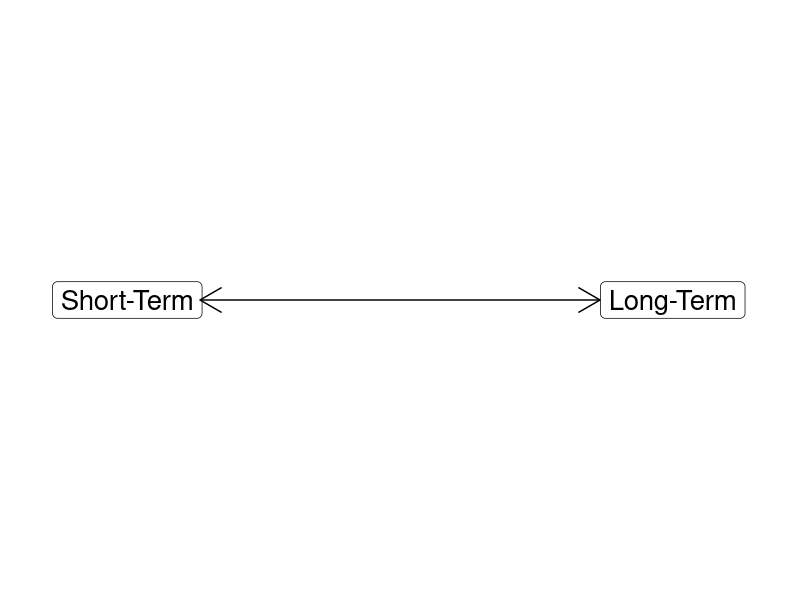
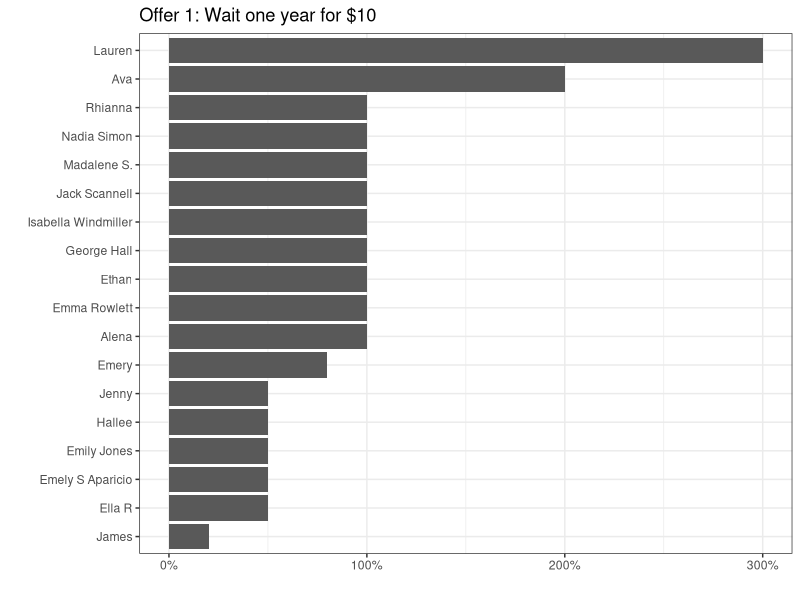
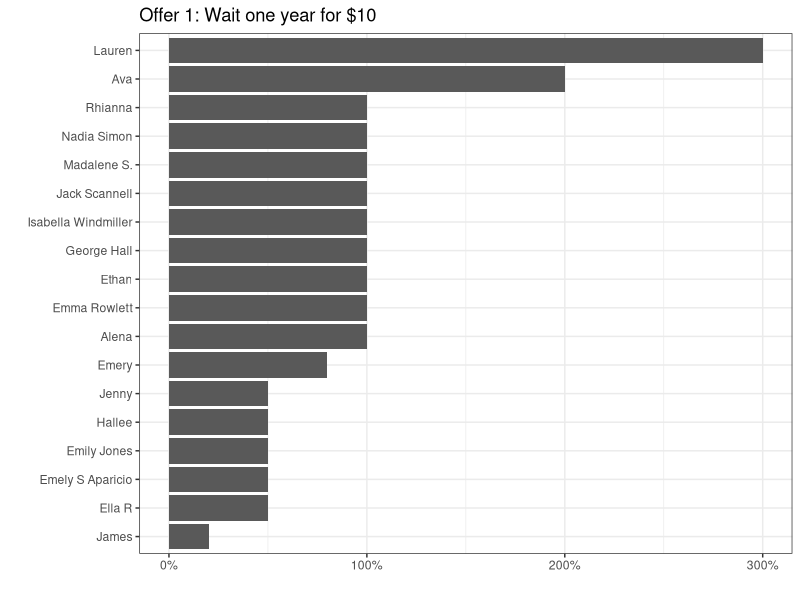
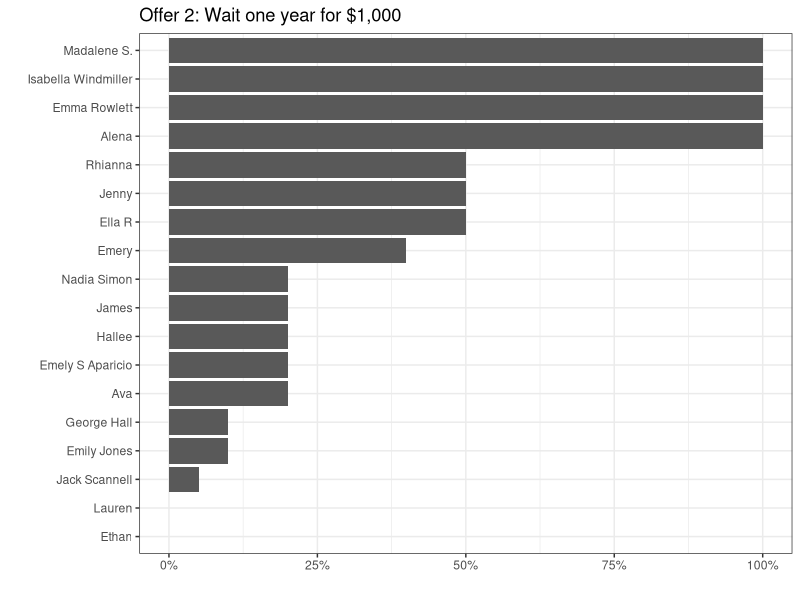
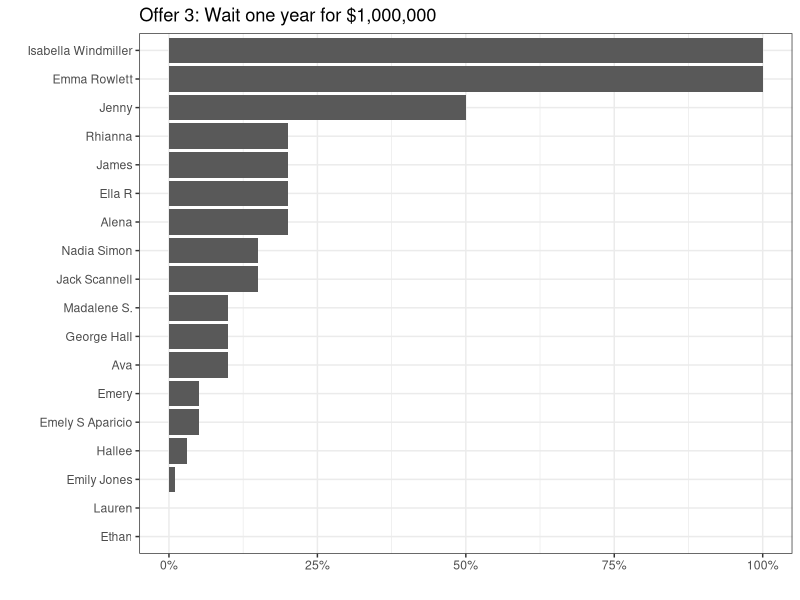
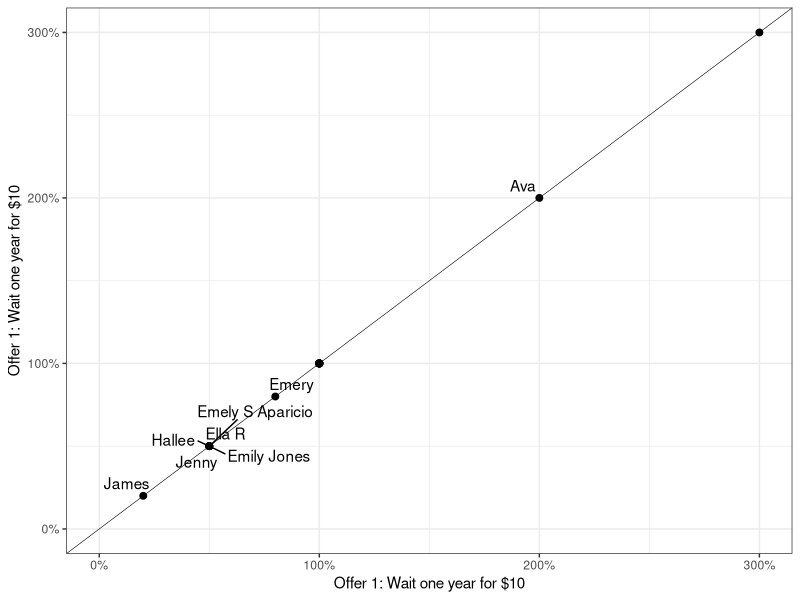
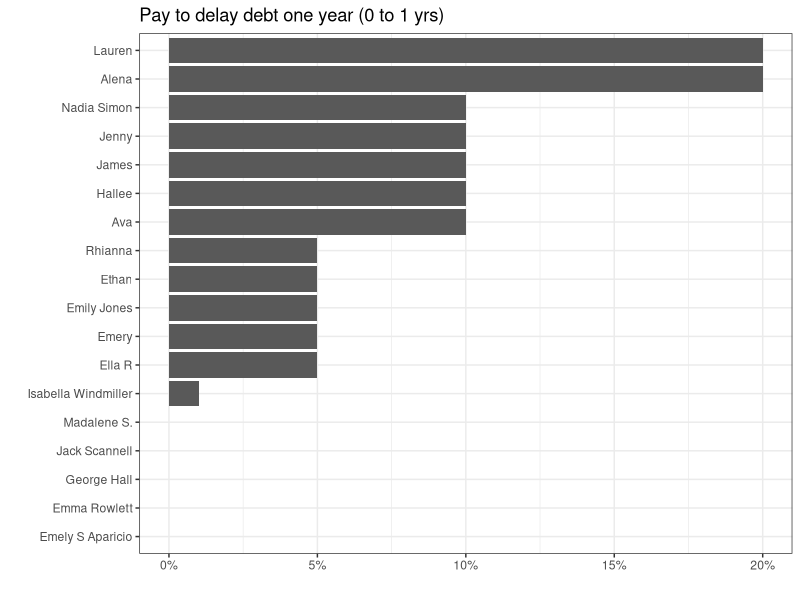
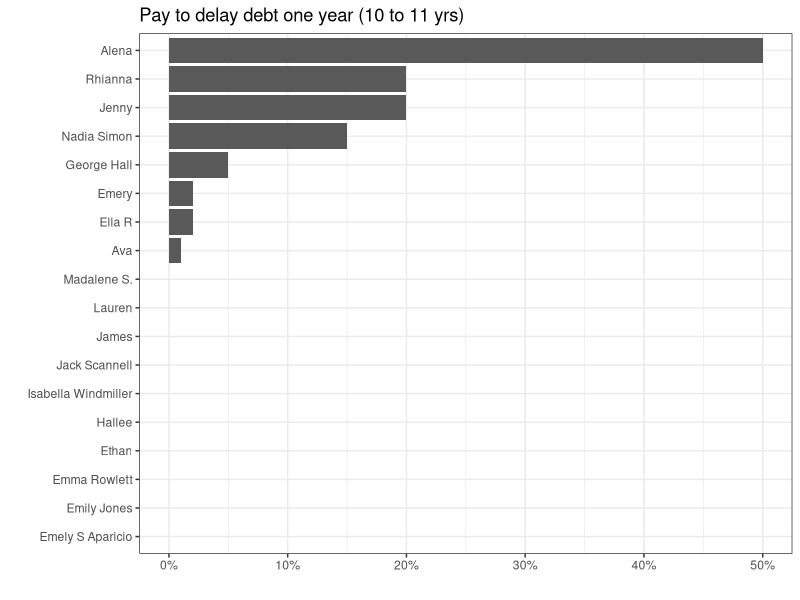

Write R code to recreate these figures, in order.
## ---- chunk 1
library(tidyverse)
library(kableExtra)
library(readxl)
library(gganimate)
## ---- chunk 2
## Manual Dimension
d1 <- tibble(
  x = c(-3, 3),
  y = c(1, 1),
  labels = c("Short-Term", "Long-Term")
)

ggplot(data = d1, aes(x = x, y = y)) +
  geom_point(size = 0, color = "white") +
  theme_void() +
  coord_cartesian(xlim = c(-4, 4)) +
  geom_label(aes(label = labels), size = 7) +
  annotate("segment", x = -2.2, xend = 2.2, y = 1, yend = 1, arrow = arrow(ends = "both"))
## ---- chunk 3
# Import the Data (Fake data SP23)
d <- read_csv("CLASS_DATA-Estimating your Discount Rate (Spring 2026).csv") |>
  select(name = `Name?`,
         benefit1 = `Benefit 1 ($10): What is the smallest amount of interest I would have to pay you to get you to wait one year for the money? (%)`,
         benefit2 = `Benefit 2 ($1,000): What is the smallest amount of interest I would have to pay you to get you to wait one year for the money? (%)`,
         benefit3 = `Benefit 3 ($1 million): What is the smallest amount of interest I would have to pay you to get you to wait one year for the money? (%)`,
         cost1 = `Cost 1 ($1,000 due today): What is the maximum amount of interest YOU would be willing to pay to delay this bill by one year? (%)`,
         cost2 = `Cost 2 ($1,000 due in ten years): What is the maximum amount of interest YOU would be willing to pay to delay this bill by one year? (%)`,
         cost3 = `Cost 3 ($1,000 due in 50 years): What is the maximum amount of interest YOU would be willing to pay to delay this bill by one year? (%)`)

# Convert % to interest in dollars
d2 <- d |>
  mutate(
    benefit1_usd = (benefit1/100) * 10,
    benefit2_usd = (benefit2/100) * 1000,
    benefit3_usd = (benefit3/100) * 1000000,
    cost1_usd = (cost1/100) * 1000,
    cost2_usd = (cost2/100) * 1000,
    cost3_usd = (cost3/100) * 1000
  )
  
## ---- chunk 4
# Outputs
# bars of choice 1
d |>
  ggplot(aes(x = benefit1, y = reorder(name, benefit1))) +
  geom_col() +
  labs(x = "", y = "",
       title = "Offer 1: Wait one year for $10") +
  theme_bw() +
  scale_x_continuous(labels = scales::percent_format(scale = 1))
## ---- chunk 5
d |>
  ggplot(aes(x = benefit1, y = reorder(name, benefit1))) +
  geom_col() +
  labs(x = "", y = "",
       title = "Offer 1: Wait one year for $10") +
  theme_bw() +
  scale_x_continuous(labels = scales::percent_format(scale = 1))
## ---- chunk 6
d |>
  ggplot(aes(x = benefit2, y = reorder(name, benefit2))) +
  geom_col() +
  labs(x = "", y = "",
       title = "Offer 2: Wait one year for $1,000") +
  theme_bw() +
  scale_x_continuous(labels = scales::percent_format(scale = 1))
## ---- chunk 7
d |>
  ggplot(aes(x = benefit3, y = reorder(name, benefit3))) +
  geom_col() +
  labs(x = "", y = "",
       title = "Offer 3: Wait one year for $1,000,000") +
  theme_bw() +
  scale_x_continuous(labels = scales::percent_format(scale = 1))
## ---- chunk 8
max1 <- max(d$benefit1, d$benefit2, d$benefit3)

d |>
  ggplot(aes(x = benefit1, y = benefit1)) +
  ggrepel::geom_text_repel(aes(label = name), nudge_y = .2) +
  geom_point(size = 2) +
  theme_bw() +
  scale_x_continuous(labels = scales::percent_format(scale = 1), limits = c(0, max1)) +
  scale_y_continuous(labels = scales::percent_format(scale = 1), limits = c(0, max1)) +
  labs(x = "Offer 1: Wait one year for $10", y = "Offer 1: Wait one year for $10") +
  geom_abline(intercept = 0, slope = 1, linewidth = .2)
## ---- chunk 9
# Offer 1 x offer 2 x offer 3
d |>
  mutate(
    extra_benefit1 = benefit1
  ) |>
  pivot_longer(cols = benefit1:benefit3, names_to = "Scenario", values_to = "Values") |>
  mutate(
    Scenario = case_when(
      Scenario == "benefit1" ~ "Offer 1: Wait for $10",
      Scenario == "benefit2" ~ "Offer 2: Wait for $1,000",
      Scenario == "benefit3" ~ "Offer 3: Wait for $1,000,000"
    )
  ) |>
  ggplot(aes(x = extra_benefit1, y = Values)) +
  geom_text(aes(label = name)) +
  #ggrepel::geom_text_repel(aes(label = name)) +
  geom_point(color = "white", size = 0) +
  theme_bw() +
  scale_x_continuous(labels = scales::percent_format(scale = 1), limits = c(0, max1)) +
  scale_y_continuous(labels = scales::percent_format(scale = 1), limits = c(0, max1)) +
  geom_abline(intercept = 0, slope = 1, linewidth = .2) +
  transition_states(Scenario) +
  #shadow_mark(color = "grey") +
  labs(x = "Offer 1: Wait one year for $10", y = "{closest_state}")
## ---- chunk 10
# bars of cost1
d |>
  ggplot(aes(x = cost1, y = reorder(name, cost1))) +
  geom_col() +
  labs(x = "", y = "",
       title = "Pay to delay debt one year (0 to 1 yrs)") +
  theme_bw() +
  scale_x_continuous(labels = scales::percent_format(scale = 1))
## ---- chunk 11
# bars of cost1
d |>
  ggplot(aes(x = cost2, y = reorder(name, cost2))) +
  geom_col() +
  labs(x = "", y = "",
       title = "Pay to delay debt one year (10 to 11 yrs)") +
  theme_bw() +
  scale_x_continuous(labels = scales::percent_format(scale = 1))
## ---- chunk 12
# bars of choice 3
d |>
  ggplot(aes(x = cost3, y = reorder(name, cost3))) +
  geom_col() +
  labs(x = "", y = "",
       title = "Pay to delay debt one year (50 to 51 yrs)") +
  theme_bw() +
  scale_x_continuous(labels = scales::percent_format(scale = 1))
## ---- chunk 13
# Offer 1 x offer 2 x offer 3
max2 <- max(d$cost1, d$cost2, d$cost3)

d |>
  mutate(
    extra_cost1 = cost1
  ) |>
  pivot_longer(cols = cost1:cost3, names_to = "Scenario", values_to = "Values") |>
  mutate(
    Scenario = case_when(
      Scenario == "cost1" ~ "Debt 1: Delay 0 to 1 years",
      Scenario == "cost2" ~ "Debt 2: Delay 10 to 11 years",
      Scenario == "cost3" ~ "Debt 3: Delay 50 to 51 years"
    )
  ) |>
  ggplot(aes(x = extra_cost1, y = Values)) +
  geom_text(aes(label = name)) +
  #ggrepel::geom_text_repel(aes(label = name)) +
  geom_point(color = "white", size = 0) +
  theme_bw() +
  scale_x_continuous(labels = scales::percent_format(scale = 1), limits = c(0, max2)) +
  scale_y_continuous(labels = scales::percent_format(scale = 1), limits = c(0, max2)) +
  geom_abline(intercept = 0, slope = 1, linewidth = .2) +
  transition_states(Scenario) +
  #shadow_mark(color = "grey") +
  labs(x = "Debt 1: Delay 1 to 2 years", y = "{closest_state}")
